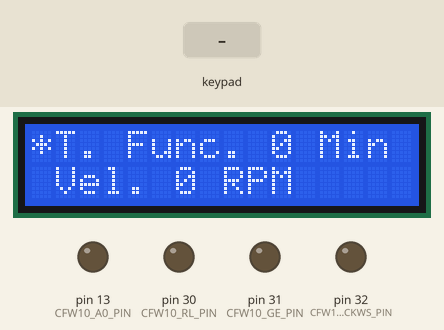
The program below on a simulated Arduino Mega 2560, built with avr-gcc and run on an emulated ATmega2560. Shown: 16×2 character LCD, output pins drawn as LEDs (lit = HIGH). Wiring (inferred from the signals the program sends): 4×4 keypad with keys 1 2 3 A 4 5 6 B 7 8 9 C * 0 # D (labels assumed): rows pin 37, pin 38, pin 39, pin 40; columns pin 33, pin 34, pin 35, pin 36. The inputs (shaded band) are chosen by the test bench. Pins used as bus, display or sensor lines are not drawn.

Above: at 1.2 s.
1.3 s: key '6' pressed
At 2.6 s:
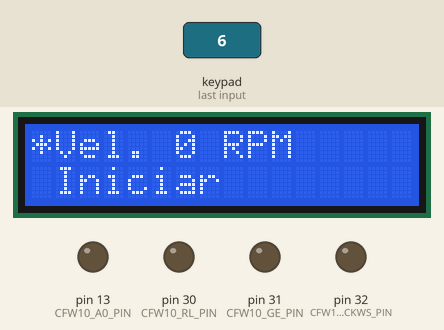
2.9 s: key 'C' pressed
At 3.9 s:
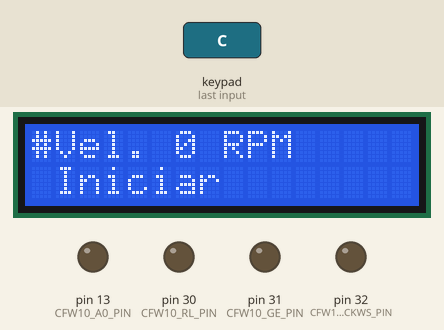
4.5 s: keypad keys 1 2 A pressed 0.4 s apart
At 6.7 s:
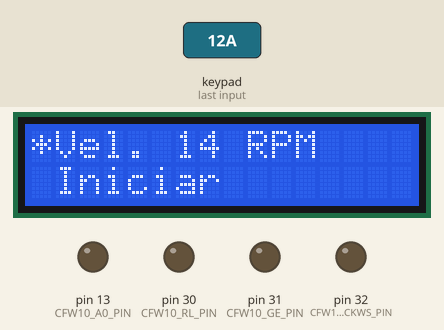
7.2 s: key '6' pressed
At 8.1 s:
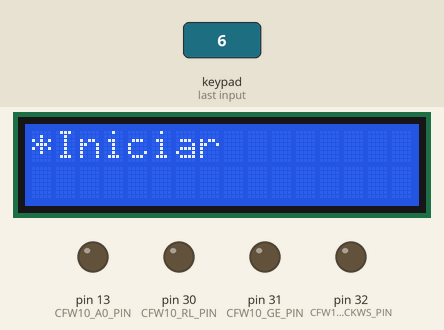
8.8 s: key 'C' pressed
At 9.05 s:
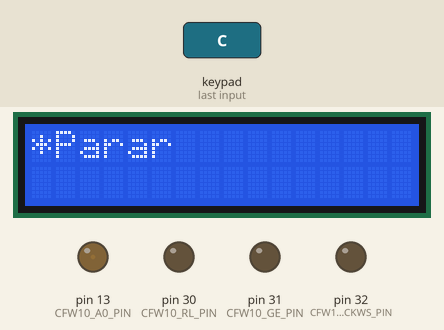
10.6 s: key '4' pressed
At 11.9 s:
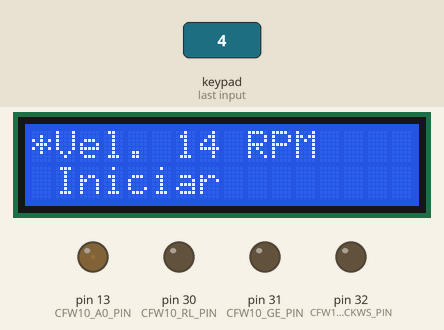
Timing chart, 0 to 13.2 s (numbered marks = the images above; inputs shaded):
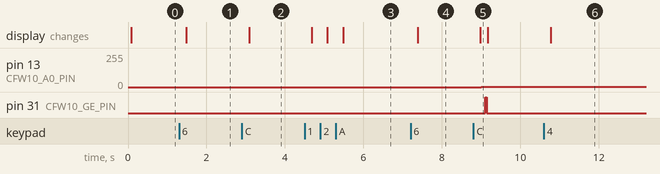

The program:

main.cpp
```cpp
/*!
   \file main.c
   \brief Ponto de entrada do programa escrito para Arduino
   \author Arthur de Araújo Farias
   \date 07/11/2015
*/
#include <avr/pgmspace.h>

#include "../lib/main.h"

#include <Arduino.h>
#include <LiquidCrystal.h>

#include "../lib/lcdmenu.h"
#include "../lib/nbtasks.h"
#include "../lib/keypad.h"
#include "../lib/countdown.h"
#include "../lib/CFW10.h"

/*!
   \brief Comportamento associado ao item do menu associado a inicialização e pausa do sistema
*/
void startstop_act(void);
void startstop_callback_act(void);

nbtask startstop = { "STARTSTOPLOCK", startstop_act }; /*!< Criação da tarefa associada a execução do experimento. */
nbtask startstop_break_callback = { "STARTSTOP_CALLBACK", startstop_callback_act }; /*!< Criação da tarefa associada ao fim da execução do experimento. */

extern MenuNode node01, node02;

MenuNode root = { (char *) "T. Func.", (char *) NULL, NULL, &node01, NULL, NULL, { ._int = 0 }, { ._int = 60 }, { ._int = 0 }, MENU_NODE_VALUE_TYPE_INTEGER, (char *) "Min", (char *) NULL, NULL }; /*!< Definição do elemento raiz do menu, este item do menu configurará o tempo em que o experimento funcionará */
MenuNode node01 = { (char *) "Vel.", (char *) NULL, &root, &node02, NULL, NULL, { ._int = 0 }, { ._int = 1250 } , { ._int = 0 }, MENU_NODE_VALUE_TYPE_INTEGER, (char *) "RPM", (char *) NULL, NULL }; /*!< Este item do menu configurará o número de rotações por minuto que a máquina executará. */
MenuNode node02 = { (char *) "Iniciar", (char *) "Parar", &node01, NULL, NULL, NULL, { ._bool = 0 }, 0, 0, MENU_NODE_VALUE_TYPE_BOOLEAN, (char *) NULL, startstop, NULL }; /*!< Este item do menu será utilizado para inicializar ou parar a execução do experimento. */

#define LCD_D4	22
#define LCD_D5	23
#define LCD_D6	24
#define LCD_D7	25
#define LCD_E		26
#define LCD_RS	27
#define LCD_RW	28

LiquidCrystal _display( LCD_RS,LCD_RW,LCD_E,LCD_D4,LCD_D5,LCD_D6,LCD_D7 ); // TODO: set display pins

/*!
   \brief Função chamada para pre-configuração do sistema
*/
void setup() {

	Serial.begin(9600);
	task_cbuff_setup();
	lcdmenu_setup();
	cfw10_setup();
	keypad_setup();

}

/*!
   \brief Função que será executada em um laço infinito
*/
void loop() {

	task_cbuff_play();

}

void startstop_act(void) {

	if (mn_current == &node02 && node02.value._bool == true) {
		mn_flag_scroll_lock = true;

		countdown_setup( root.value._int*60, &startstop_break_callback );

		cfw10_start( ( (double) node01.value._int ) / 1250.00 );

	} else {
		countdown_break(&startstop_break_callback);
		mn_flag_scroll_lock = false;
	}

}

void startstop_callback_act(void) {
	mn_flag_scroll_lock = false;
	node02.value._bool = false;
	cfw10_stop();
	task_cbuff_insert(lcdmenu_draw);
}
```

CFW10.cpp
```cpp
#include <Arduino.h>

#include "../lib/CFW10.h"

#define CFW10_SS_PIN 29 // Start/Stop Pin
#define CFW10_RL_PIN 30 // Right/Left Pin
#define CFW10_GE_PIN 31 // General Enable Pin
#define CFW10_CKWS_PIN 32 // Clockwise/Counter-Clockwise select pin
#define CFW10_A0_PIN 13

void cfw10_setup(void) {

	pinMode(CFW10_SS_PIN, OUTPUT);
	pinMode(CFW10_RL_PIN, OUTPUT);
	pinMode(CFW10_GE_PIN, OUTPUT);
	pinMode(CFW10_CKWS_PIN, OUTPUT);
	pinMode(CFW10_A0_PIN, OUTPUT);

	digitalWrite(CFW10_GE_PIN, LOW);

}

void cfw10_start(double val) {

	analogWrite(CFW10_A0_PIN, (unsigned int) (val * 255.00) );

	delay(100);

	digitalWrite(CFW10_GE_PIN, LOW);
	digitalWrite(CFW10_RL_PIN, LOW);
	digitalWrite(CFW10_CKWS_PIN, LOW);
	digitalWrite(CFW10_SS_PIN, HIGH);
	digitalWrite(CFW10_GE_PIN, HIGH);

}

void cfw10_stop(void) {

	digitalWrite(CFW10_SS_PIN, LOW);
	digitalWrite(CFW10_GE_PIN, LOW);

}
```

countdown.cpp
```cpp
#include <stdbool.h>

#include "../lib/countdown.h"

#include <Arduino.h>
#include "../lib/nbtasks.h"

bool countdown_flag_break;
bool countdown_flag_complete;

unsigned long countdown_tick;
unsigned long countdown_millis;
unsigned long countdown_timeout;

nbtask countdown = { "COUNTDOWN", countdown_act };
nbtask * countdown_callback;

void countdown_setup(unsigned long timeout, nbtask * callback) {

	countdown_timeout = timeout;
	countdown_tick = 0;
	countdown_millis = millis();
	countdown_flag_break = false;
	countdown_flag_complete = false;

	if (callback != NULL) countdown_callback = callback;

	task_cbuff_insert(countdown);

}

void countdown_break(nbtask * callback) {

	if (!countdown_flag_complete) countdown_flag_break = true;

	task_cbuff_insert(*callback);

}

void countdown_act(void) {

	if (!countdown_flag_break && !countdown_flag_complete ) {

		if (countdown_millis + 1000 < millis()) {
			countdown_millis = millis();
			countdown_tick++;
			// Serial.println(countdown_tick);
		}

		if (countdown_tick < countdown_timeout) {
			task_cbuff_insert(countdown);
		} else {
			countdown_flag_complete = true;
			task_cbuff_insert(*countdown_callback);
		}

	}

}
```

nbtasks.cpp
```cpp
#include "../lib/nbtasks.h"

const bool debugging = false;

nbtask task_cbuff[TASK_CBUFF_DEFAULT_SIZE];
uint16_t task_cbuff_head;
uint16_t task_cbuff_tail;

void task_cbuff_setup() {
	task_cbuff_head = 0;
	task_cbuff_tail = 0;
}

void task_cbuff_play() {

	delay(10);

	if(task_cbuff_tail != task_cbuff_head) {

		if (debugging) {

			Serial.print("PLAYING: ");

			//Serial.print("Current Head: ");
			//Serial.println(task_cbuff_head);

			//Serial.print("Current Tail: ");
			//Serial.println(task_cbuff_tail);

			if (task_cbuff[task_cbuff_tail].name != NULL)
				Serial.println(task_cbuff[task_cbuff_tail].name);

		}

		if (task_cbuff[task_cbuff_tail].act != NULL)
			task_cbuff[task_cbuff_tail].act();

		// Increment tail of tasks circular buffer
		if ( (task_cbuff_tail + 1) < TASK_CBUFF_DEFAULT_SIZE ) {
			task_cbuff_tail ++;
		} else task_cbuff_tail = 0;

		if (debugging) {

			Serial.println("PLAYED!");

			//Serial.print("Current Head: ");
			//Serial.println(task_cbuff_head);

			//Serial.print("Current Tail: ");
			//Serial.println(task_cbuff_tail);

		}

	}

}

void task_cbuff_insert(nbtask tsk) {

	if (debugging) {

		Serial.print("INSERTING: ");

		if (tsk.name != NULL)
			Serial.println(tsk.name);

	}

	if (tsk.act != NULL) {

		task_cbuff[task_cbuff_head] = tsk;

		if ( (task_cbuff_head + 1) < TASK_CBUFF_DEFAULT_SIZE ) task_cbuff_head ++;
		else task_cbuff_head = 0;

	}


}
```

lcdmenu.cpp
```cpp
#include "../lib/lcdmenu.h"

#include <Arduino.h>
#include "../lib/keypad.h"
#include "../lib/nbtasks.h"

MenuNode * mn_current, * mn_draw;

void lcdmenu_draw_act(void);
void lcdmenu_draw_boolean_act(void);
void lcdmenu_draw_double_act(void);
void lcdmenu_draw_integer_act(void);
void lcdmenu_draw_mixed_act(void);

void lcdmenu_backtoflow_act(void);

nbtask lcdmenu_draw_tasklist[4];
nbtask lcdmenu_draw;

bool mn_flag_editing_lock;
bool mn_flag_scroll_lock;

void lcdmenu_setup (void) {

	_display.begin(16,2);

	mn_current = &root;
	mn_flag_editing_lock = false;
	mn_flag_scroll_lock = false;

	lcdmenu_draw_tasklist[MENU_NODE_VALUE_TYPE_BOOLEAN].act = lcdmenu_draw_boolean_act;
	lcdmenu_draw_tasklist[MENU_NODE_VALUE_TYPE_BOOLEAN].name = "LCDMENU_DRAW_BOOLEAN";

	lcdmenu_draw_tasklist[MENU_NODE_VALUE_TYPE_DOUBLE].act = lcdmenu_draw_double_act;
	lcdmenu_draw_tasklist[MENU_NODE_VALUE_TYPE_DOUBLE].name = "LCDMENU_DRAW_DOUBLE";

	lcdmenu_draw_tasklist[MENU_NODE_VALUE_TYPE_INTEGER].act = lcdmenu_draw_integer_act;
	lcdmenu_draw_tasklist[MENU_NODE_VALUE_TYPE_INTEGER].name = "LCDMENU_DRAW_INTEGER";

	lcdmenu_draw_tasklist[MENU_NODE_VALUE_TYPE_MIXED].act = lcdmenu_draw_mixed_act;
	lcdmenu_draw_tasklist[MENU_NODE_VALUE_TYPE_MIXED].name = "LCDMENU_DRAW_MIXED";

	lcdmenu_draw.act = lcdmenu_draw_act;
	lcdmenu_draw.name = "LCDMENU_DRAW";

	task_cbuff_insert(lcdmenu_draw);

}

void lcdmenu_draw_act (void) {

	_display.clear();
	_display.setCursor(0,0);

	if (mn_current->editing == true) _display.print("#");
	else _display.print("*");

	mn_draw = mn_current;
	lcdmenu_draw_tasklist[mn_draw->type].act();

	if ( mn_current->next != NULL ) {
		_display.setCursor(0,1);
		_display.print(" ");
		mn_draw = mn_current->next;
		lcdmenu_draw_tasklist[mn_draw->type].act();
	}

}

void lcdmenu_draw_boolean_act (void) {

	if (mn_draw->value._bool == false) _display.print(mn_draw->displayText);
	else _display.print(mn_draw->displayTextAlternate);


}

void lcdmenu_draw_double_act (void) {

	_display.print(mn_draw->displayText);
	_display.print(" ");
	_display.print(mn_draw->value._double);
	_display.print(" ");
	_display.print(mn_draw->unit);

}

void lcdmenu_draw_integer_act (void) {

	_display.print(mn_draw->displayText);
	_display.print(" ");
	_display.print(mn_draw->value._int);
	_display.print(" ");
	_display.print(mn_draw->unit);

}

void lcdmenu_draw_mixed_act (void) {

	_display.print(mn_draw->displayText);
}

void lcdmenu_backtoflow_act (void) {

}
```

Source omitted: keypad.cpp (14041 bytes)

Measured:
- after the input at 1.3 s, the display: changes after 0.18 s (image 1)
- after the input at 2.9 s, the display: changes after 0.19 s (image 2)
- after the input at 4.5 s, the display: first changes after 0.18 s (image 3 shows a later state)
- after the input at 7.2 s, the display: changes after 0.18 s (image 4)
- after the input at 8.8 s, pin 13 (CFW10_A0_PIN): 0/255 → 2/255 after 0.20 s; pin 31 (CFW10_GE_PIN): LOW → HIGH after 0.30 s, → LOW 0.04 s later; the display: changes after 0.18 s (image 5)
- after the input at 10.6 s, the display: changes after 0.18 s (image 6)
